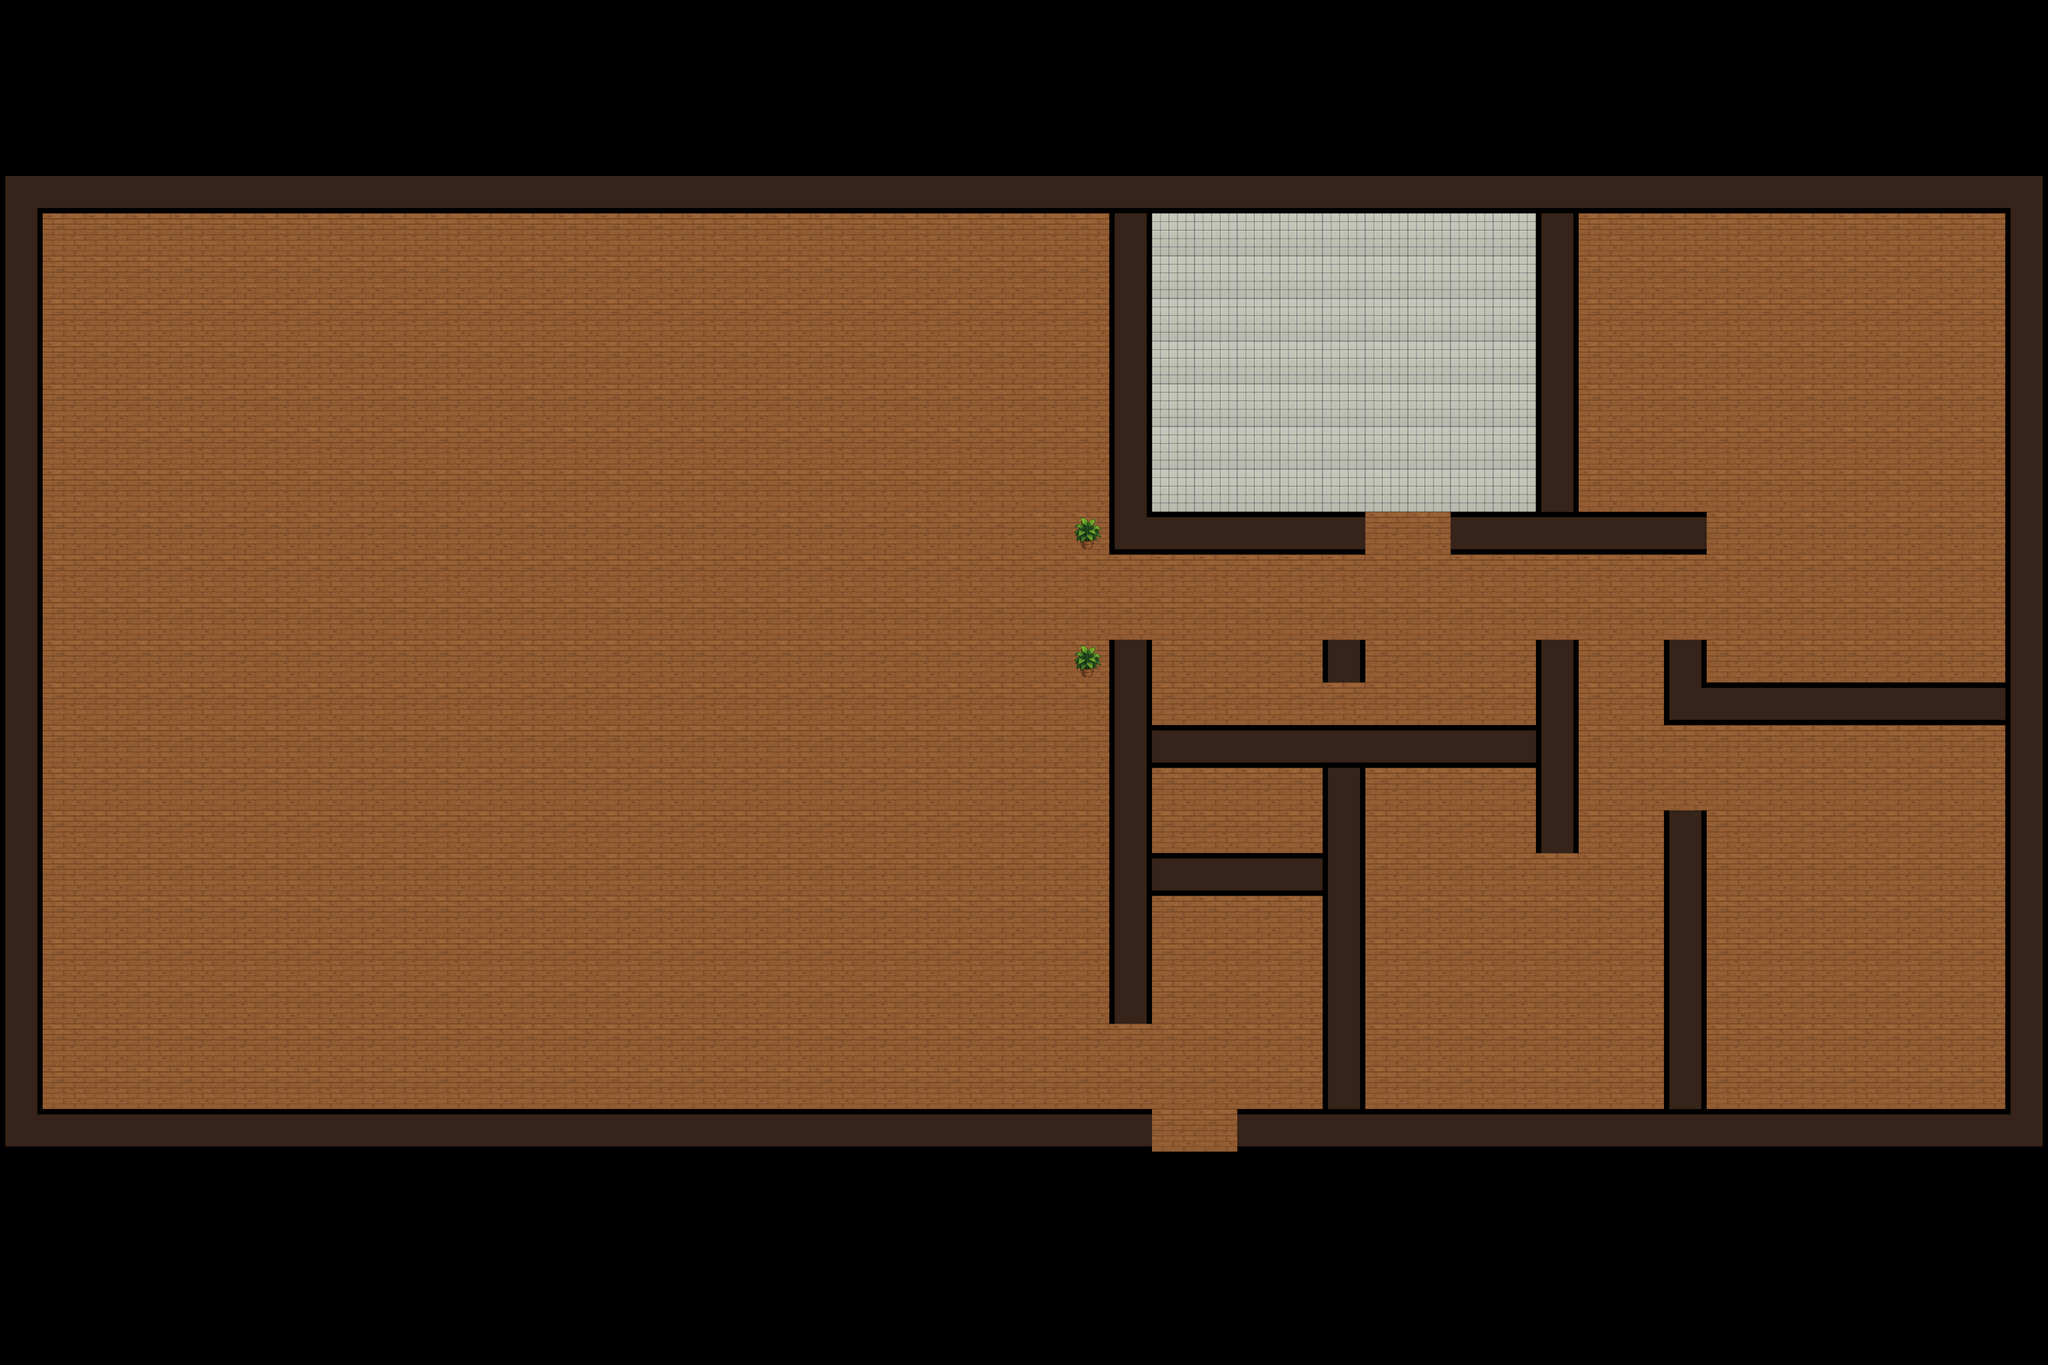

A 2D game scene composited from a Tiled map and its tileset images. What follows is a short description and the map's XML, with every tile layer's data as written:
An orthogonal 48x32 tile map with 64x64 px tiles, 2 tile layers (main floor, plants), 9 tilesets.

<map version="1.10" tiledversion="1.11.2" orientation="orthogonal" renderorder="right-down" width="48" height="32" tilewidth="64" tileheight="64" infinite="0" nextlayerid="8" nextobjectid="5">
 <tileset firstgid="1" source="plant_64.tsx" />
 <tileset firstgid="2" source="wooden-floor_64.tsx" />
 <tileset firstgid="3" source="bathroom-floor_64.tsx" />
 <tileset firstgid="4" source="wall-x.tsx" />
 <tileset firstgid="5" source="wall-corner-bottom-right.tsx" />
 <tileset firstgid="6" source="wall-y.tsx" />
 <tileset firstgid="7" source="wall-corner-bottom-left.tsx" />
 <tileset firstgid="8" source="wall-corner-top-left.tsx" />
 <tileset firstgid="9" source="wall-corner-top-right.tsx" />
 <layer id="1" name="main floor" width="48" height="32">
  <data encoding="csv">
0,0,0,0,0,0,0,0,0,0,0,0,0,0,0,0,0,0,0,0,0,0,0,0,0,0,0,0,0,0,0,0,0,0,0,0,0,0,0,0,0,0,0,0,0,0,0,0,
0,0,0,0,0,0,0,0,0,0,0,0,0,0,0,0,0,0,0,0,0,0,0,0,0,0,0,0,0,0,0,0,0,0,0,0,0,0,0,0,0,0,0,0,0,0,0,0,
0,0,0,0,0,0,0,0,0,0,0,0,0,0,0,0,0,0,0,0,0,0,0,0,0,0,0,0,0,0,0,0,0,0,0,0,0,0,0,0,0,0,0,0,0,0,0,0,
0,0,0,0,0,0,0,0,0,0,0,0,0,0,0,0,0,0,0,0,0,0,0,0,0,0,0,0,0,0,0,0,0,0,0,0,0,0,0,0,0,0,0,0,0,0,0,0,
0,0,0,0,0,0,0,0,0,0,0,0,0,0,0,0,0,0,0,0,0,0,0,0,0,0,0,0,0,0,0,0,0,0,0,0,0,0,0,0,0,0,0,0,0,0,0,0,
2,2,2,2,2,2,2,2,2,2,2,2,2,2,2,2,2,2,2,2,2,2,2,2,2,2,3,3,3,3,3,3,3,3,3,3,2,2,2,2,2,2,2,2,2,2,2,2,
2,2,2,2,2,2,2,2,2,2,2,2,2,2,2,2,2,2,2,2,2,2,2,2,2,2,3,3,3,3,3,3,3,3,3,3,2,2,2,2,2,2,2,2,2,2,2,2,
2,2,2,2,2,2,2,2,2,2,2,2,2,2,2,2,2,2,2,2,2,2,2,2,2,2,3,3,3,3,3,3,3,3,3,3,2,2,2,2,2,2,2,2,2,2,2,2,
2,2,2,2,2,2,2,2,2,2,2,2,2,2,2,2,2,2,2,2,2,2,2,2,2,2,3,3,3,3,3,3,3,3,3,3,2,2,2,2,2,2,2,2,2,2,2,2,
2,2,2,2,2,2,2,2,2,2,2,2,2,2,2,2,2,2,2,2,2,2,2,2,2,2,3,3,3,3,3,3,3,3,3,3,2,2,2,2,2,2,2,2,2,2,2,2,
2,2,2,2,2,2,2,2,2,2,2,2,2,2,2,2,2,2,2,2,2,2,2,2,2,2,3,3,3,3,3,3,3,3,3,3,2,2,2,2,2,2,2,2,2,2,2,2,
2,2,2,2,2,2,2,2,2,2,2,2,2,2,2,2,2,2,2,2,2,2,2,2,2,2,3,3,3,3,3,3,3,3,3,3,2,2,2,2,2,2,2,2,2,2,2,2,
2,2,2,2,2,2,2,2,2,2,2,2,2,2,2,2,2,2,2,2,2,2,2,2,2,2,2,2,2,2,2,2,2,2,2,2,2,2,2,2,2,2,2,2,2,2,2,2,
2,2,2,2,2,2,2,2,2,2,2,2,2,2,2,2,2,2,2,2,2,2,2,2,2,2,2,2,2,2,2,2,2,2,2,2,2,2,2,2,2,2,2,2,2,2,2,2,
2,2,2,2,2,2,2,2,2,2,2,2,2,2,2,2,2,2,2,2,2,2,2,2,2,2,2,2,2,2,2,2,2,2,2,2,2,2,2,2,2,2,2,2,2,2,2,2,
2,2,2,2,2,2,2,2,2,2,2,2,2,2,2,2,2,2,2,2,2,2,2,2,2,2,2,2,2,2,2,2,2,2,2,2,2,2,2,2,2,2,2,2,2,2,2,2,
2,2,2,2,2,2,2,2,2,2,2,2,2,2,2,2,2,2,2,2,2,2,2,2,2,2,2,2,2,2,2,2,2,2,2,2,2,2,2,2,2,2,2,2,2,2,2,2,
2,2,2,2,2,2,2,2,2,2,2,2,2,2,2,2,2,2,2,2,2,2,2,2,2,2,2,2,2,2,2,2,2,2,2,2,2,2,2,2,2,2,2,2,2,2,2,2,
2,2,2,2,2,2,2,2,2,2,2,2,2,2,2,2,2,2,2,2,2,2,2,2,2,2,2,2,2,2,2,2,2,2,2,2,2,2,2,2,2,2,2,2,2,2,2,2,
2,2,2,2,2,2,2,2,2,2,2,2,2,2,2,2,2,2,2,2,2,2,2,2,2,2,2,2,2,2,2,2,2,2,2,2,2,2,2,2,2,2,2,2,2,2,2,2,
2,2,2,2,2,2,2,2,2,2,2,2,2,2,2,2,2,2,2,2,2,2,2,2,2,2,2,2,2,2,2,2,2,2,2,2,2,2,2,2,2,2,2,2,2,2,2,2,
2,2,2,2,2,2,2,2,2,2,2,2,2,2,2,2,2,2,2,2,2,2,2,2,2,2,2,2,2,2,2,2,2,2,2,2,2,2,2,2,2,2,2,2,2,2,2,2,
2,2,2,2,2,2,2,2,2,2,2,2,2,2,2,2,2,2,2,2,2,2,2,2,2,2,2,2,2,2,2,2,2,2,2,2,2,2,2,2,2,2,2,2,2,2,2,2,
2,2,2,2,2,2,2,2,2,2,2,2,2,2,2,2,2,2,2,2,2,2,2,2,2,2,2,2,2,2,2,2,2,2,2,2,2,2,2,2,2,2,2,2,2,2,2,2,
2,2,2,2,2,2,2,2,2,2,2,2,2,2,2,2,2,2,2,2,2,2,2,2,2,2,2,2,2,2,2,2,2,2,2,2,2,2,2,2,2,2,2,2,2,2,2,2,
2,2,2,2,2,2,2,2,2,2,2,2,2,2,2,2,2,2,2,2,2,2,2,2,2,2,2,2,2,2,2,2,2,2,2,2,2,2,2,2,2,2,2,2,2,2,2,2,
2,2,2,2,2,2,2,2,2,2,2,2,2,2,2,2,2,2,2,2,2,2,2,2,2,2,2,2,2,2,2,2,2,2,2,2,2,2,2,2,2,2,2,2,2,2,2,2,
0,0,0,0,0,0,0,0,0,0,0,0,0,0,0,0,0,0,0,0,0,0,0,0,0,0,0,0,0,0,0,0,0,0,0,0,0,0,0,0,0,0,0,0,0,0,0,0,
0,0,0,0,0,0,0,0,0,0,0,0,0,0,0,0,0,0,0,0,0,0,0,0,0,0,0,0,0,0,0,0,0,0,0,0,0,0,0,0,0,0,0,0,0,0,0,0,
0,0,0,0,0,0,0,0,0,0,0,0,0,0,0,0,0,0,0,0,0,0,0,0,0,0,0,0,0,0,0,0,0,0,0,0,0,0,0,0,0,0,0,0,0,0,0,0,
0,0,0,0,0,0,0,0,0,0,0,0,0,0,0,0,0,0,0,0,0,0,0,0,0,0,0,0,0,0,0,0,0,0,0,0,0,0,0,0,0,0,0,0,0,0,0,0,
0,0,0,0,0,0,0,0,0,0,0,0,0,0,0,0,0,0,0,0,0,0,0,0,0,0,0,0,0,0,0,0,0,0,0,0,0,0,0,0,0,0,0,0,0,0,0,0
</data>
 </layer>
 <layer id="2" name="plants" width="48" height="32">
  <data encoding="csv">
0,0,0,0,0,0,0,0,0,0,0,0,0,0,0,0,0,0,0,0,0,0,0,0,0,0,0,0,0,0,0,0,0,0,0,0,0,0,0,0,0,0,0,0,0,0,0,0,
0,0,0,0,0,0,0,0,0,0,0,0,0,0,0,0,0,0,0,0,0,0,0,0,0,0,0,0,0,0,0,0,0,0,0,0,0,0,0,0,0,0,0,0,0,0,0,0,
0,0,0,0,0,0,0,0,0,0,0,0,0,0,0,0,0,0,0,0,0,0,0,0,0,0,0,0,0,0,0,0,0,0,0,0,0,0,0,0,0,0,0,0,0,0,0,0,
0,0,0,0,0,0,0,0,0,0,0,0,0,0,0,0,0,0,0,0,0,0,0,0,0,0,0,0,0,0,0,0,0,0,0,0,0,0,0,0,0,0,0,0,0,0,0,0,
8,4,4,4,4,4,4,4,4,4,4,4,4,4,4,4,4,4,4,4,4,4,4,4,4,4,4,4,4,4,4,4,4,4,4,4,4,4,4,4,4,4,4,4,4,4,4,9,
6,0,0,0,0,0,0,0,0,0,0,0,0,0,0,0,0,0,0,0,0,0,0,0,0,0,6,0,0,0,0,0,0,0,0,0,6,0,0,0,0,0,0,0,0,0,0,6,
6,0,0,0,0,0,0,0,0,0,0,0,0,0,0,0,0,0,0,0,0,0,0,0,0,0,6,0,0,0,0,0,0,0,0,0,6,0,0,0,0,0,0,0,0,0,0,6,
6,0,0,0,0,0,0,0,0,0,0,0,0,0,0,0,0,0,0,0,0,0,0,0,0,0,6,0,0,0,0,0,0,0,0,0,6,0,0,0,0,0,0,0,0,0,0,6,
6,0,0,0,0,0,0,0,0,0,0,0,0,0,0,0,0,0,0,0,0,0,0,0,0,0,6,0,0,0,0,0,0,0,0,0,6,0,0,0,0,0,0,0,0,0,0,6,
6,0,0,0,0,0,0,0,0,0,0,0,0,0,0,0,0,0,0,0,0,0,0,0,0,0,6,0,0,0,0,0,0,0,0,0,6,0,0,0,0,0,0,0,0,0,0,6,
6,0,0,0,0,0,0,0,0,0,0,0,0,0,0,0,0,0,0,0,0,0,0,0,0,0,6,0,0,0,0,0,0,0,0,0,6,0,0,0,0,0,0,0,0,0,0,6,
6,0,0,0,0,0,0,0,0,0,0,0,0,0,0,0,0,0,0,0,0,0,0,0,0,0,6,0,0,0,0,0,0,0,0,0,6,0,0,0,0,0,0,0,0,0,0,6,
6,0,0,0,0,0,0,0,0,0,0,0,0,0,0,0,0,0,0,0,0,0,0,0,0,1,7,4,4,4,4,4,0,0,4,4,4,4,4,4,0,0,0,0,0,0,0,6,
6,0,0,0,0,0,0,0,0,0,0,0,0,0,0,0,0,0,0,0,0,0,0,0,0,0,0,0,0,0,0,0,0,0,0,0,0,0,0,0,0,0,0,0,0,0,0,6,
6,0,0,0,0,0,0,0,0,0,0,0,0,0,0,0,0,0,0,0,0,0,0,0,0,0,0,0,0,0,0,0,0,0,0,0,0,0,0,0,0,0,0,0,0,0,0,6,
6,0,0,0,0,0,0,0,0,0,0,0,0,0,0,0,0,0,0,0,0,0,0,0,0,1,6,0,0,0,0,6,0,0,0,0,6,0,0,6,0,0,0,0,0,0,0,6,
6,0,0,0,0,0,0,0,0,0,0,0,0,0,0,0,0,0,0,0,0,0,0,0,0,0,6,0,0,0,0,0,0,0,0,0,6,0,0,7,4,4,4,4,4,4,4,6,
6,0,0,0,0,0,0,0,0,0,0,0,0,0,0,0,0,0,0,0,0,0,0,0,0,0,6,4,4,4,4,4,4,4,4,4,6,0,0,0,0,0,0,0,0,0,0,6,
6,0,0,0,0,0,0,0,0,0,0,0,0,0,0,0,0,0,0,0,0,0,0,0,0,0,6,0,0,0,0,6,0,0,0,0,6,0,0,0,0,0,0,0,0,0,0,6,
6,0,0,0,0,0,0,0,0,0,0,0,0,0,0,0,0,0,0,0,0,0,0,0,0,0,6,0,0,0,0,6,0,0,0,0,6,0,0,6,0,0,0,0,0,0,0,6,
6,0,0,0,0,0,0,0,0,0,0,0,0,0,0,0,0,0,0,0,0,0,0,0,0,0,6,4,4,4,4,6,0,0,0,0,0,0,0,6,0,0,0,0,0,0,0,6,
6,0,0,0,0,0,0,0,0,0,0,0,0,0,0,0,0,0,0,0,0,0,0,0,0,0,6,0,0,0,0,6,0,0,0,0,0,0,0,6,0,0,0,0,0,0,0,6,
6,0,0,0,0,0,0,0,0,0,0,0,0,0,0,0,0,0,0,0,0,0,0,0,0,0,6,0,0,0,0,6,0,0,0,0,0,0,0,6,0,0,0,0,0,0,0,6,
6,0,0,0,0,0,0,0,0,0,0,0,0,0,0,0,0,0,0,0,0,0,0,0,0,0,6,0,0,0,0,6,0,0,0,0,0,0,0,6,0,0,0,0,0,0,0,6,
6,0,0,0,0,0,0,0,0,0,0,0,0,0,0,0,0,0,0,0,0,0,0,0,0,0,0,0,0,0,0,6,0,0,0,0,0,0,0,6,0,0,0,0,0,0,0,6,
6,0,0,0,0,0,0,0,0,0,0,0,0,0,0,0,0,0,0,0,0,0,0,0,0,0,0,0,0,0,0,6,0,0,0,0,0,0,0,6,0,0,0,0,0,0,0,6,
7,4,4,4,4,4,4,4,4,4,4,4,4,4,4,4,4,4,4,4,4,4,4,4,4,4,4,0,0,4,4,4,4,4,4,4,4,4,4,4,4,4,4,4,4,4,4,5,
0,0,0,0,0,0,0,0,0,0,0,0,0,0,0,0,0,0,0,0,0,0,0,0,0,0,0,0,0,0,0,0,0,0,0,0,0,0,0,0,0,0,0,0,0,0,0,0,
0,0,0,0,0,0,0,0,0,0,0,0,0,0,0,0,0,0,0,0,0,0,0,0,0,0,0,0,0,0,0,0,0,0,0,0,0,0,0,0,0,0,0,0,0,0,0,0,
0,0,0,0,0,0,0,0,0,0,0,0,0,0,0,0,0,0,0,0,0,0,0,0,0,0,0,0,0,0,0,0,0,0,0,0,0,0,0,0,0,0,0,0,0,0,0,0,
0,0,0,0,0,0,0,0,0,0,0,0,0,0,0,0,0,0,0,0,0,0,0,0,0,0,0,0,0,0,0,0,0,0,0,0,0,0,0,0,0,0,0,0,0,0,0,0,
0,0,0,0,0,0,0,0,0,0,0,0,0,0,0,0,0,0,0,0,0,0,0,0,0,0,0,0,0,0,0,0,0,0,0,0,0,0,0,0,0,0,0,0,0,0,0,0
</data>
 </layer>
</map>